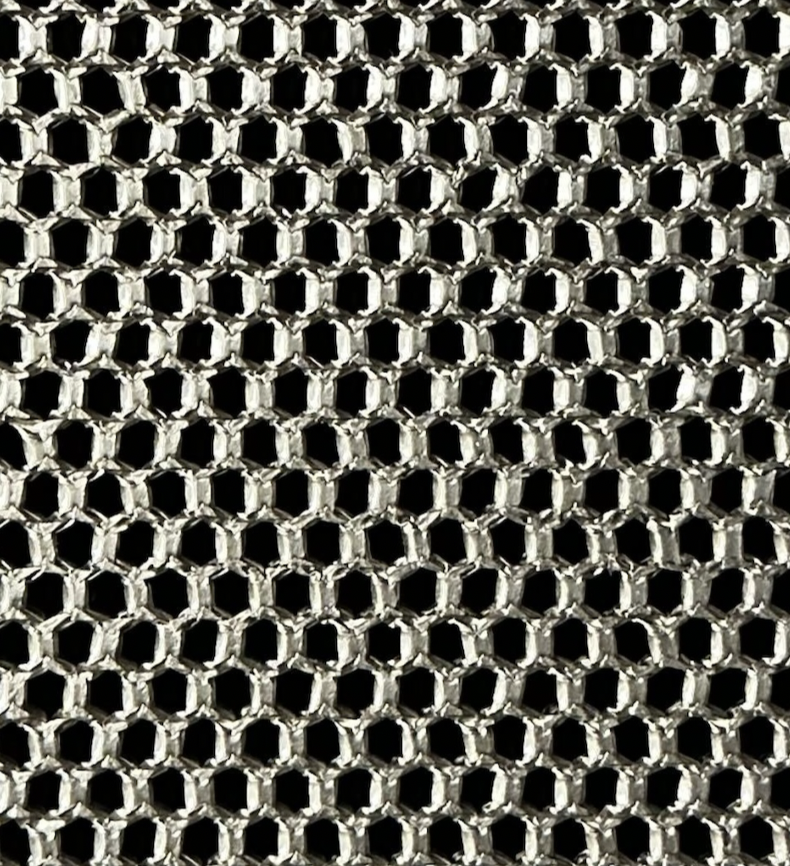
#> input picture SN5/Impact_Attenuator/IA_Section.png, 790 x 866 px
$ python IA_ColorCoding.py
#> lines starting #> are read from the running program, lines starting #| are printed output that depends on the picture; after the words box and inside, x2 and y2 are one past the last pixel; in counts of white or black regions, pixels touching at a corner belong together
import cv2
import sys
import numpy as np

# --- Configuration ---

# 1. Your image file
image_path = 'IA_Section.png'

# 2. CONTROL SENSITIVITY - NOISE CLEANUP
#    Controls how big the black holes are to fill.
#    - Try 3, 5, 7, etc. (Bigger = fills larger holes)
#    - Set to 0 or 1 to disable hole-filling.
CLEANUP_STRENGTH = 9 # (This is the kernel_size)

# 3. CONTROL SENSITIVITY - BRIGHTNESS THRESHOLD
#    Controls what is "light" vs "dark".
#    - Set to 'None' to let the script decide AUTOMATICALLY (Recommended).
#    - Set to a number (0-255) to FORCE a cutoff.
#      (e.g., 128 means any pixel darker than 128 is BLACK)
MANUAL_THRESHOLD = None

# --- End of Configuration ---


# 1. Load the image
gray_image = cv2.imread(image_path, cv2.IMREAD_GRAYSCALE)
#> gray_image: shape (866, 790); min 0, max 254, mean 90.1

# 2. Check if the image was loaded successfully
if gray_image is None:
    print(f"Error: Could not load image from path: {image_path}")
    sys.exit()

# 3. Apply thresholding (Automatic or Manual)
print("--- Applying Threshold ---")
if MANUAL_THRESHOLD is None:
    # Use Otsu's method to find the best threshold automatically
    optimal_threshold_value, binary_light_is_white = cv2.threshold(
        gray_image, 0, 255, cv2.THRESH_BINARY + cv2.THRESH_OTSU
    )
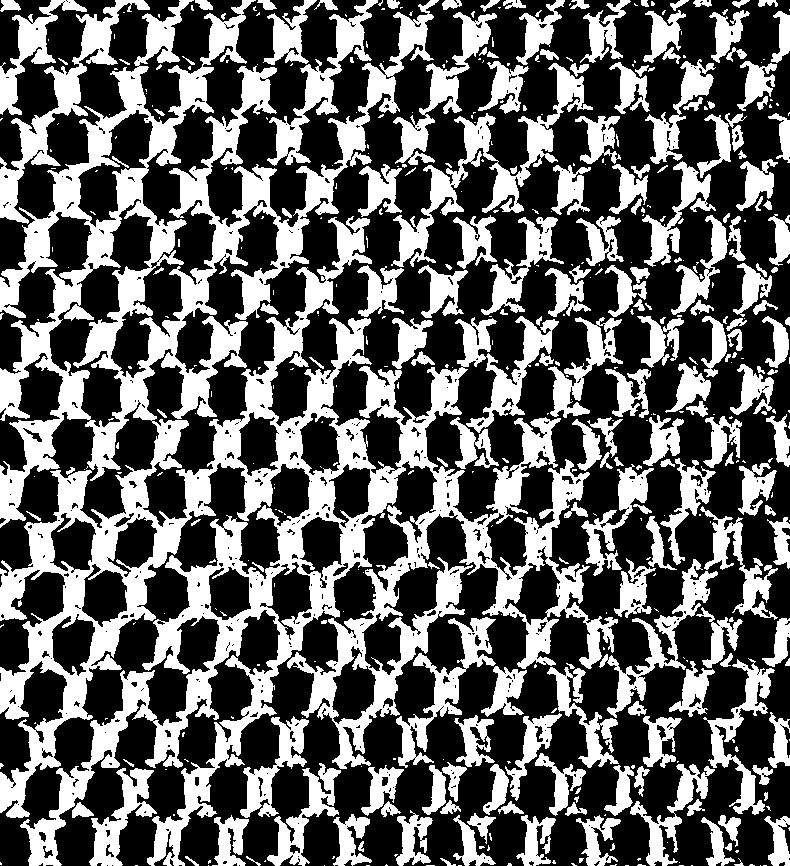
#> binary_light_is_white: shape (866, 790); 38.2% white; 481 white regions (281 under 20 px), largest, box (x1, y1, x2, y2) and area: (0, 0, 618, 866) 133663, (391, 63, 593, 267) 6769, (0, 0, 150, 224) 5381
#> optimal_threshold_value = 109
    print(f"Using Automatic (Otsu) Threshold: {optimal_threshold_value:.0f}")
#| Using Automatic (Otsu) Threshold: 109
else:
    # Use the manually set threshold value
    optimal_threshold_value = MANUAL_THRESHOLD
    _, binary_light_is_white = cv2.threshold(
        gray_image, optimal_threshold_value, 255, cv2.THRESH_BINARY
    )
    print(f"Using Manual Threshold: {optimal_threshold_value}")

# Save the original binary image for comparison
output_original_binary_path = 'output_01_original_binary.png'
cv2.imwrite(output_original_binary_path, binary_light_is_white)

# 4. Clean the image (if strength is > 1)
if CLEANUP_STRENGTH > 1:
    print(f"Applying cleanup with strength: {CLEANUP_STRENGTH}")
    # Define the kernel
    kernel = np.ones((CLEANUP_STRENGTH, CLEANUP_STRENGTH), np.uint8)

    # Apply "Morphological Closing"
    cleaned_image = cv2.morphologyEx(binary_light_is_white, cv2.MORPH_CLOSE, kernel)
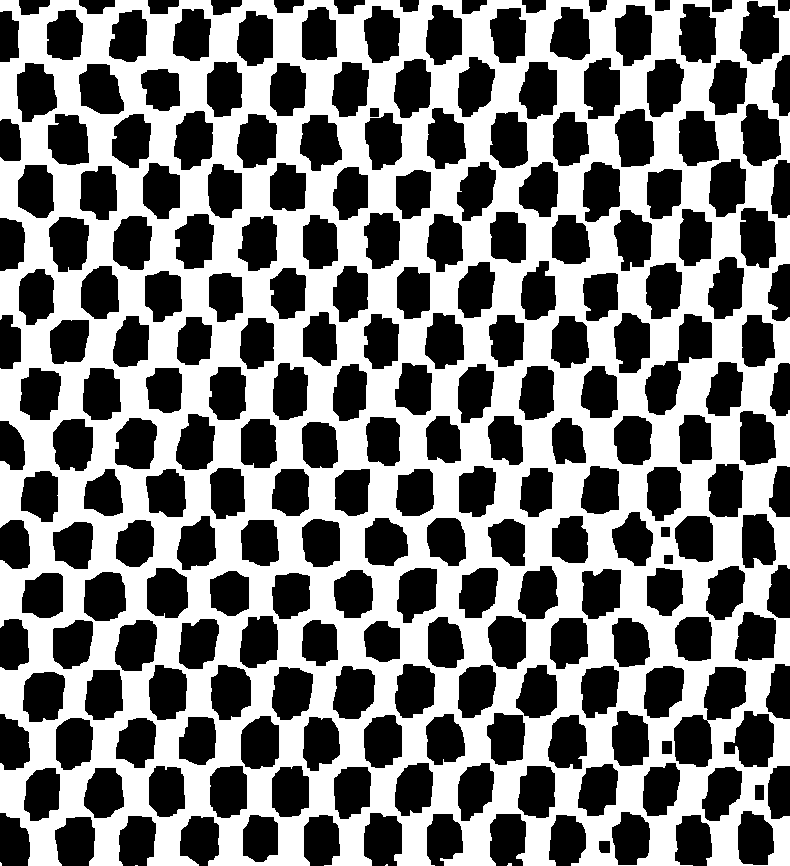
#> cleaned_image: shape (866, 790); 49.9% white; 5 white regions (4 under 20 px), largest, box (x1, y1, x2, y2) and area: (0, 0, 790, 866) 341399

    # The image to be counted is the cleaned one
    image_to_count = cleaned_image
    output_final_path = 'output_02_cleaned_final.png'
else:
    print("Cleanup skipped (strength was 0 or 1).")
    # The image to be counted is the original binary one
    image_to_count = binary_light_is_white
    output_final_path = 'output_02_final_no_cleanup.png'

# 5. Count the pixels (based on the final processed image)
try:
    total_pixels = gray_image.size
#> total_pixels = 684140

    # Count non-zero (white) pixels in the final image
    light_pixels = cv2.countNonZero(image_to_count)
#> light_pixels = 341427
    dark_pixels = total_pixels - light_pixels
#> dark_pixels = 342713

    light_percentage = (light_pixels / total_pixels) * 100
#> light_percentage = 49.91
    dark_percentage = (dark_pixels / total_pixels) * 100
#> dark_percentage = 50.09

    # 6. Print the results
    print(f"\n--- Image Analysis Complete ---")
    print(f"Source Image: {image_path}")

    print("\n--- Pixel Counts (Based on Final Image) ---")
    print(f"Total Pixels: {total_pixels:,}")
#| Total Pixels: 684,140
    print(f"Light PixE: {light_pixels:,} ({light_percentage:.2f}%)")
#| Light PixE: 341,427 (49.91%)
    print(f"Dark Pixels:  {dark_pixels:,} ({dark_percentage:.2f}%)")
#| Dark Pixels:  342,713 (50.09%)

    # 7. Save the new images
    output_dark_path = 'output_03_dark_pixels_as_white.png'

    # Save the NEW final image (either cleaned or not)
    cv2.imwrite(output_final_path, image_to_count)

    # We also still need the inverted image
    # Note: We re-threshold here to ensure it respects the manual threshold
    if MANUAL_THRESHOLD is None:
        _, binary_dark_is_white = cv2.threshold(
            gray_image, 0, 255, cv2.THRESH_BINARY_INV + cv2.THRESH_OTSU
        )
    else:
        _, binary_dark_is_white = cv2.threshold(
            gray_image, MANUAL_THRESHOLD, 255, cv2.THRESH_BINARY_INV
        )

    cv2.imwrite(output_dark_path, binary_dark_is_white)

    print("\n--- Output Files Saved ---")
    print(f"1. {output_original_binary_path} (Raw binary, before cleanup)")
    print(f"2. {output_final_path} (FINAL image used for counting)")
    print(f"3. {output_dark_path} (Inverted final image)")

except cv2.error as e:
    print(f"An OpenCV error occurred: {e}")
except Exception as e:
    print(f"An unexpected error occurred: {e}")

$ run again, with SN5/Impact_Attenuator/IA_Top.jpg saved as SN5/Impact_Attenuator/IA_Section.png
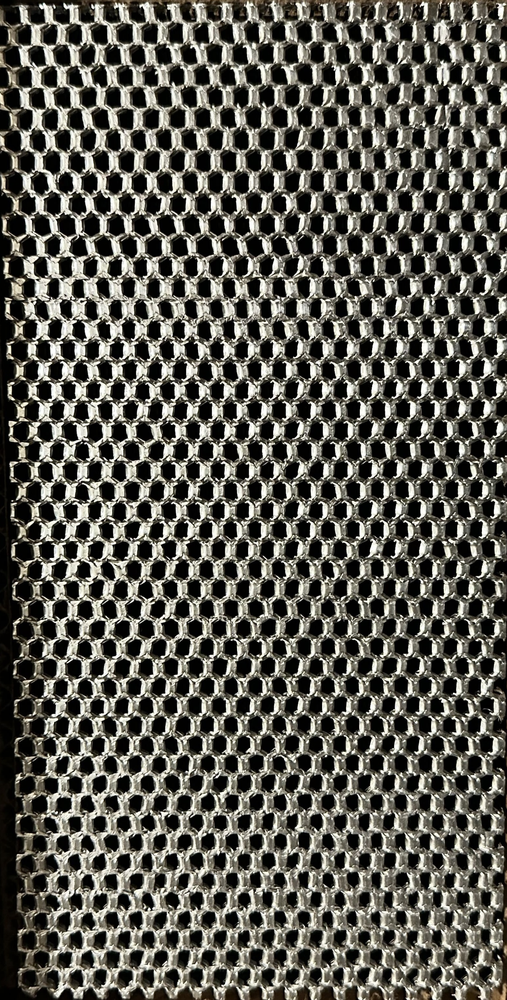
#> input picture SN5/Impact_Attenuator/IA_Top.jpg, 507 x 1000 px, shrunk from 1549 x 3054 before the run
#> `optimal_threshold_value, binary_light_is_white = cv2.threshold( gray_i..`:
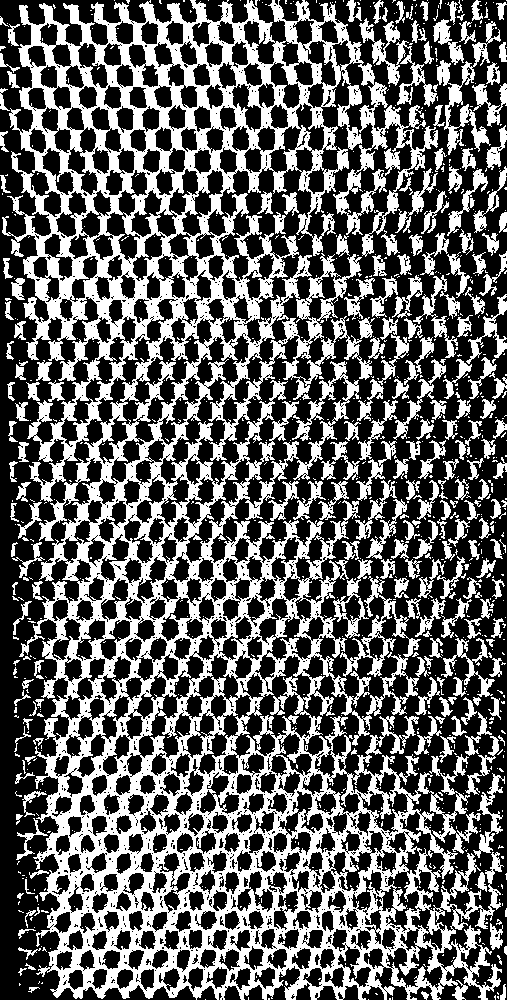
#> binary_light_is_white: shape (1000, 507); 39.1% white; 968 white regions (732 under 20 px), largest, box (x1, y1, x2, y2) and area: (2, 0, 504, 1000) 151414, (437, 21, 501, 155) 1870, (292, 361, 359, 480) 1658
#> optimal_threshold_value = 107
#| Using Automatic (Otsu) Threshold: 107
#> `cleaned_image = cv2.morphologyEx(binary_light_is_white, cv2.MORPH_CLOS..`:
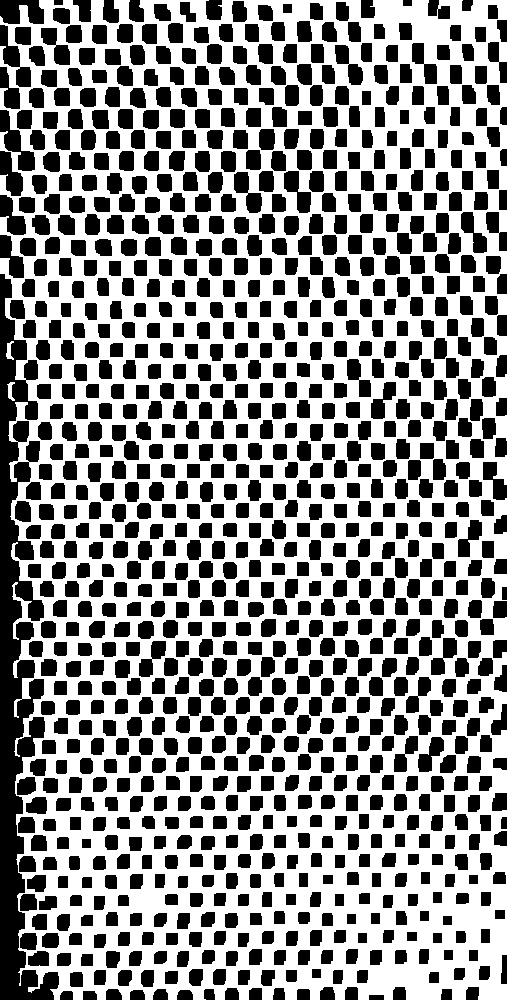
#> cleaned_image: shape (1000, 507); 56.5% white; 957 black regions, largest, box (x1, y1, x2, y2) and area: (0, 274, 59, 1000) 17609, (0, 110, 35, 171) 848, (0, 0, 44, 24) 819
#> light_pixels = 286484
#> dark_pixels = 220516
#> light_percentage = 56.51
#> dark_percentage = 43.49
#| Total Pixels: 507,000
#| Light PixE: 286,484 (56.51%)
#| Dark Pixels:  220,516 (43.49%)
